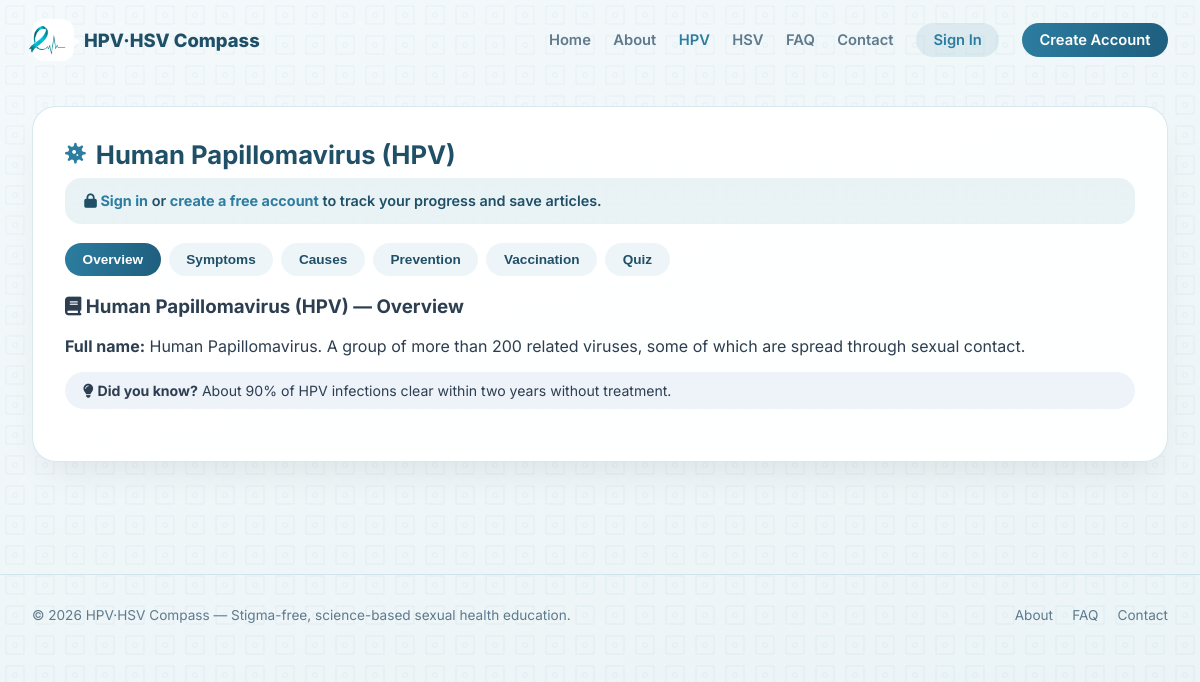
The app's page /hpv.php with its own data.
### tables this page shows
CREATE TABLE content (
    id INT AUTO_INCREMENT PRIMARY KEY,
    topic ENUM('hpv', 'hsv') NOT NULL,
    section VARCHAR(40) NOT NULL,            
    title VARCHAR(150) NOT NULL,
    icon VARCHAR(40) DEFAULT NULL,           
    body MEDIUMTEXT NOT NULL,
    sort_order INT NOT NULL DEFAULT 0,
    updated_at DATETIME NOT NULL DEFAULT CURRENT_TIMESTAMP ON UPDATE CURRENT_TIMESTAMP,
    UNIQUE KEY topic_section (topic, section)
);

### hpv.php (called while the page is built, shortened)
<?php
require __DIR__ . '/includes/auth.php';
require __DIR__ . '/includes/functions.php';
$topic = 'hpv';
require __DIR__ . '/includes/lesson_page.php';

### includes/functions.php (called while the page is built, shortened)
<?php
function e($str) {
    return htmlspecialchars($str ?? '', ENT_QUOTES, 'UTF-8');
}

### includes/auth.php (called while the page is built, shortened)
<?php
function is_logged_in() {
    return isset($_SESSION['user_id']);
}

### includes/lesson_page.php (the view, shortened to what this page needs)
<?php
$pdo = get_db();
$stmt = $pdo->prepare('SELECT * FROM content WHERE topic = ? ORDER BY sort_order ASC');
$stmt->execute([$topic]);
$sections = $stmt->fetchAll();
$fullTitles = ['hpv' => 'Human Papillomavirus (HPV)', 'hsv' => 'Herpes Simplex Virus (HSV)'];
$topicIcon = $topic === 'hpv' ? 'fa-virus' : 'fa-thermometer-half';
$savedSet = [];
require __DIR__ . '/header.php';
?>
<div class="card">
  <div class="section-heading"><i class="fas <?= $topicIcon ?>"></i><h2><?= e($fullTitles[$topic]) ?></h2></div>
  <?php if (!is_logged_in()): ?>
    <div class="flash flash-error" style="background: rgba(44,125,160,0.1); color: var(--text-dark);">
      <i class="fas fa-lock"></i> <a href="<?= BASE_URL ?>/login.php" style="color:var(--teal); font-weight:700;">Sign in</a> or
      <a href="<?= BASE_URL ?>/register.php" style="color:var(--teal); font-weight:700;">create a free account</a> to track your progress and save articles.
    </div>
  <?php endif; ?>
  <div class="lesson-subnav">
    <?php foreach ($sections as $i => $sec): ?>
      <button class="lesson-pill <?= $i === 0 ? 'active' : '' ?>" data-topic="<?= $topic ?>" data-section="<?= e($sec['section']) ?>">
        <?= e($sec['title']) ?>
      </button>
    <?php endforeach; ?>
    <button class="lesson-pill" data-topic="<?= $topic ?>" data-section="quiz">
      Quiz
    </button>
  </div>
  <?php foreach ($sections as $i => $sec): $isSaved = in_array($sec['section'], $savedSet); ?>
    <div class="lesson-section" data-topic="<?= $topic ?>" data-section="<?= e($sec['section']) ?>" style="display: <?= $i === 0 ? 'block' : 'none' ?>;">
      <h3><i class="fas <?= e($sec['icon']) ?>"></i> <?= e($fullTitles[$topic]) ?> — <?= e($sec['title']) ?></h3>
      <?= $sec['body']  ?>
    </div>
  <?php endforeach; ?>
</div>
<?php require __DIR__ . '/footer.php'; ?>

### assets/css/style.css (style rules this page uses)
:root { --teal: #2c7da0; --teal-dark: #1f5e7e; --text-dark: #1f5068; --text-muted: #5f7a8c; --bg-soft: #eef2f9; --accent-warm: #c55a3a; --accent-amber: #e0a53a; --success: #4caf6d; --radius-lg: 1.5rem; --radius-md: 1rem; --radius-pill: 40px; --shadow-card: 0 20px 35px -12px rgba(0, 0, 0, 0.08); }
* { box-sizing: border-box; }
body { margin: 0; font-family: "Inter", system-ui, sans-serif; color: #2c3e50; background: linear-gradient(160deg, #f4f9fb 0%, #eaf3f6 100%); min-height: 100vh; }
a { text-decoration: none; color: inherit; }
.card { background: rgba(255, 255, 255, 0.94); border: 1px solid rgba(44, 125, 160, 0.18); border-radius: var(--radius-lg); padding: 2rem; box-shadow: var(--shadow-card); }
.section-heading { display: flex; align-items: center; gap: 10px; margin-bottom: 0.5rem; }
.section-heading i { color: var(--teal); font-size: 1.3rem; }
.section-heading h2 { font-size: 1.6rem; color: var(--text-dark); margin: 0; }
.callout { margin-top: 16px; background: var(--bg-soft); border-radius: var(--radius-pill); padding: 10px 18px; font-size: 0.88rem; }
.flash { padding: 0.9rem 1.2rem; border-radius: var(--radius-md); margin-bottom: 1.2rem; font-weight: 600; font-size: 0.9rem; }
.flash-error { background: rgba(197, 90, 58, 0.1); color: var(--accent-warm); }
.lesson-subnav { display: flex; flex-wrap: wrap; gap: 8px; margin-bottom: 1.2rem; }
.lesson-pill { border: none; background: rgba(44, 125, 160, 0.08); color: var(--text-dark); padding: 0.55rem 1.1rem; border-radius: var(--radius-pill); font-weight: 600; font-size: 0.85rem; cursor: pointer; display: inline-flex; align-items: center; gap: 6px; }
.lesson-pill.active { background: linear-gradient(95deg, var(--teal), var(--teal-dark)); color: white; }

### records on screen
content: title "Overview", body "Full name: Human Papillomavirus. A group of more than 200 related viruses, some of which are spread through sexual contact. Did you know? About 90% of HPV infections clear within two years without treatment."
content: title "Symptoms"
content: title "Causes"
content: title "Prevention"
content: title "Vaccination"

### other values on screen
$fullTitles[$topic] "Human Papillomavirus (HPV)"
